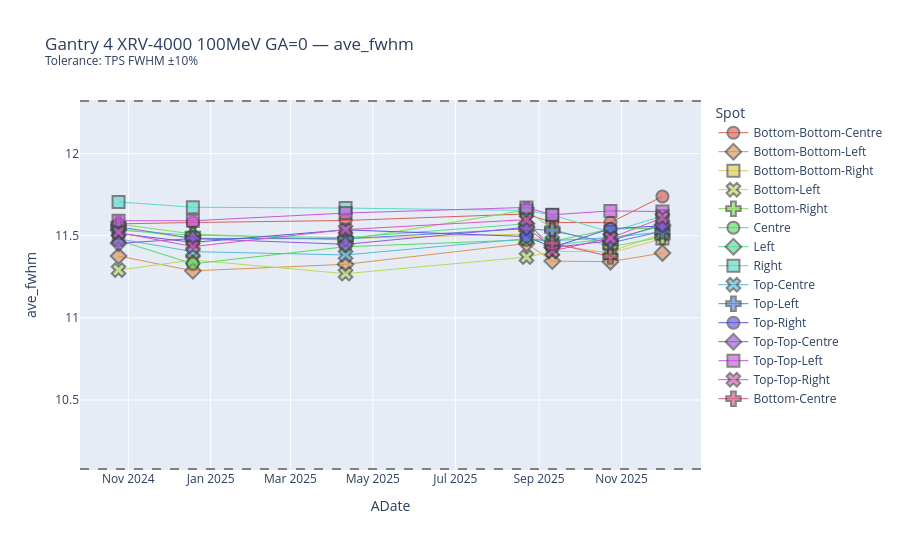

Notebook cell for this chart:
### Markdown cell above
## ----- Plot 2: Average
Same function just plotting the average

### Code cell
plotly_fwhm_time_series(
    fwhm_df,
    gantry="Gantry 4",
    device="XRV-4000",
    energy=100,
    gantry_angle=0,
    n_months=24,
    fwhm_col="ave_fwhm",
    ref_df=ref_df,
    ref_source="TPS",
    tol_frac=0.10
)

### Figure 1 — Plotly figure (JSON) as saved in the notebook; plotly's stock layout.template omitted (floating-point values rounded to 4 significant figures)
{"data": [{"hovertemplate": "Spot=Bottom-Bottom-Centre<br>ADate=%{x}<br>ave_fwhm=%{y}<extra></extra>", "legendgroup": "Bottom-Bottom-Centre", "line": {"width": 1}, "marker": {"color": "#db5f57", "line": {"width": 2}, "opacity": 0.65, "size": 12, "symbol": "circle"}, "mode": "markers+lines", "name": "Bottom-Bottom-Centre", "orientation": "v", "showlegend": true, "type": "scatter", "x": ["2024-10-24T18:22:30.000000000", "2024-12-18T18:46:12.000000000", "2025-04-10T19:05:24.000000000", "2025-08-22T17:24:40.000000000", "2025-09-10T19:20:56.000000000", "2025-10-23T20:19:28.000000000", "2025-12-01T08:33:29.000000000"], "xaxis": "x", "y": [11.57, 11.58, 11.59, 11.63, 11.58, 11.58, 11.74], "yaxis": "y"}, {"hovertemplate": "Spot=Bottom-Bottom-Left<br>ADate=%{x}<br>ave_fwhm=%{y}<extra></extra>", "legendgroup": "Bottom-Bottom-Left", "line": {"width": 1}, "marker": {"color": "#db9457", "line": {"width": 2}, "opacity": 0.65, "size": 12, "symbol": "diamond"}, "mode": "markers+lines", "name": "Bottom-Bottom-Left", "orientation": "v", "showlegend": true, "type": "scatter", "x": ["2024-10-24T18:22:30.000000000", "2024-12-18T18:46:12.000000000", "2025-04-10T19:05:24.000000000", "2025-08-22T17:24:40.000000000", "2025-09-10T19:20:56.000000000", "2025-10-23T20:19:28.000000000", "2025-12-01T08:33:29.000000000"], "xaxis": "x", "y": [11.38, 11.29, 11.33, 11.45, 11.35, 11.34, 11.39], "yaxis": "y"}, {"hovertemplate": "Spot=Bottom-Bottom-Right<br>ADate=%{x}<br>ave_fwhm=%{y}<extra></extra>", "legendgroup": "Bottom-Bottom-Right", "line": {"width": 1}, "marker": {"color": "#dbc957", "line": {"width": 2}, "opacity": 0.65, "size": 12, "symbol": "square"}, "mode": "markers+lines", "name": "Bottom-Bottom-Right", "orientation": "v", "showlegend": true, "type": "scatter", "x": ["2024-10-24T18:22:30.000000000", "2024-12-18T18:46:12.000000000", "2025-04-10T19:05:24.000000000", "2025-08-22T17:24:40.000000000", "2025-09-10T19:20:56.000000000", "2025-10-23T20:19:28.000000000", "2025-12-01T08:33:29.000000000"], "xaxis": "x", "y": [11.54, 11.48, 11.48, 11.51, 11.45, 11.39, 11.48], "yaxis": "y"}, {"hovertemplate": "Spot=Bottom-Left<br>ADate=%{x}<br>ave_fwhm=%{y}<extra></extra>", "legendgroup": "Bottom-Left", "line": {"width": 1}, "marker": {"color": "#b9db57", "line": {"width": 2}, "opacity": 0.65, "size": 12, "symbol": "x"}, "mode": "markers+lines", "name": "Bottom-Left", "orientation": "v", "showlegend": true, "type": "scatter", "x": ["2024-10-24T18:22:30.000000000", "2024-12-18T18:46:12.000000000", "2025-04-10T19:05:24.000000000", "2025-08-22T17:24:40.000000000", "2025-09-10T19:20:56.000000000", "2025-10-23T20:19:28.000000000", "2025-12-01T08:33:29.000000000"], "xaxis": "x", "y": [11.29, 11.35, 11.27, 11.37, 11.4, 11.4, 11.51], "yaxis": "y"}, {"hovertemplate": "Spot=Bottom-Right<br>ADate=%{x}<br>ave_fwhm=%{y}<extra></extra>", "legendgroup": "Bottom-Right", "line": {"width": 1}, "marker": {"color": "#84db57", "line": {"width": 2}, "opacity": 0.65, "size": 12, "symbol": "cross"}, "mode": "markers+lines", "name": "Bottom-Right", "orientation": "v", "showlegend": true, "type": "scatter", "x": ["2024-10-24T18:22:30.000000000", "2024-12-18T18:46:12.000000000", "2025-04-10T19:05:24.000000000", "2025-08-22T17:24:40.000000000", "2025-09-10T19:20:56.000000000", "2025-10-23T20:19:28.000000000", "2025-12-01T08:33:29.000000000"], "xaxis": "x", "y": [11.57, 11.51, 11.47, 11.66, 11.54, 11.43, 11.49], "yaxis": "y"}, {"hovertemplate": "Spot=Centre<br>ADate=%{x}<br>ave_fwhm=%{y}<extra></extra>", "legendgroup": "Centre", "line": {"width": 1}, "marker": {"color": "#57db5f", "line": {"width": 2}, "opacity": 0.65, "size": 12, "symbol": "circle"}, "mode": "markers+lines", "name": "Centre", "orientation": "v", "showlegend": true, "type": "scatter", "x": ["2024-10-24T18:22:30.000000000", "2024-12-18T18:46:12.000000000", "2025-04-10T19:05:24.000000000", "2025-08-22T17:24:40.000000000", "2025-09-10T19:20:56.000000000", "2025-10-23T20:19:28.000000000", "2025-12-01T08:33:29.000000000"], "xaxis": "x", "y": [11.47, 11.33, 11.43, 11.47, 11.46, 11.54, 11.55], "yaxis": "y"}, {"hovertemplate": "Spot=Left<br>ADate=%{x}<br>ave_fwhm=%{y}<extra></extra>", "legendgroup": "Left", "line": {"width": 1}, "marker": {"color": "#57db94", "line": {"width": 2}, "opacity": 0.65, "size": 12, "symbol": "diamond"}, "mode": "markers+lines", "name": "Left", "orientation": "v", "showlegend": true, "type": "scatter", "x": ["2024-10-24T18:22:30.000000000", "2024-12-18T18:46:12.000000000", "2025-04-10T19:05:24.000000000", "2025-08-22T17:24:40.000000000", "2025-09-10T19:20:56.000000000", "2025-10-23T20:19:28.000000000", "2025-12-01T08:33:29.000000000"], "xaxis": "x", "y": [11.53, 11.5, 11.49, 11.57, 11.44, 11.48, 11.56], "yaxis": "y"}, {"hovertemplate": "Spot=Right<br>ADate=%{x}<br>ave_fwhm=%{y}<extra></extra>", "legendgroup": "Right", "line": {"width": 1}, "marker": {"color": "#57dbc9", "line": {"width": 2}, "opacity": 0.65, "size": 12, "symbol": "square"}, "mode": "markers+lines", "name": "Right", "orientation": "v", "showlegend": true, "type": "scatter", "x": ["2024-10-24T18:22:30.000000000", "2024-12-18T18:46:12.000000000", "2025-04-10T19:05:24.000000000", "2025-08-22T17:24:40.000000000", "2025-09-10T19:20:56.000000000", "2025-10-23T20:19:28.000000000", "2025-12-01T08:33:29.000000000"], "xaxis": "x", "y": [11.71, 11.67, 11.67, 11.65, 11.63, 11.52, 11.62], "yaxis": "y"}, {"hovertemplate": "Spot=Top-Centre<br>ADate=%{x}<br>ave_fwhm=%{y}<extra></extra>", "legendgroup": "Top-Centre", "line": {"width": 1}, "marker": {"color": "#57b9db", "line": {"width": 2}, "opacity": 0.65, "size": 12, "symbol": "x"}, "mode": "markers+lines", "name": "Top-Centre", "orientation": "v", "showlegend": true, "type": "scatter", "x": ["2024-10-24T18:22:30.000000000", "2024-12-18T18:46:12.000000000", "2025-04-10T19:05:24.000000000", "2025-08-22T17:24:40.000000000", "2025-09-10T19:20:56.000000000", "2025-10-23T20:19:28.000000000", "2025-12-01T08:33:29.000000000"], "xaxis": "x", "y": [11.48, 11.4, 11.38, 11.48, 11.47, 11.49, 11.52], "yaxis": "y"}, {"hovertemplate": "Spot=Top-Left<br>ADate=%{x}<br>ave_fwhm=%{y}<extra></extra>", "legendgroup": "Top-Left", "line": {"width": 1}, "marker": {"color": "#5784db", "line": {"width": 2}, "opacity": 0.65, "size": 12, "symbol": "cross"}, "mode": "markers+lines", "name": "Top-Left", "orientation": "v", "showlegend": true, "type": "scatter", "x": ["2024-10-24T18:22:30.000000000", "2024-12-18T18:46:12.000000000", "2025-04-10T19:05:24.000000000", "2025-08-22T17:24:40.000000000", "2025-09-10T19:20:56.000000000", "2025-10-23T20:19:28.000000000", "2025-12-01T08:33:29.000000000"], "xaxis": "x", "y": [11.55, 11.48, 11.48, 11.54, 11.53, 11.46, 11.53], "yaxis": "y"}, {"hovertemplate": "Spot=Top-Right<br>ADate=%{x}<br>ave_fwhm=%{y}<extra></extra>", "legendgroup": "Top-Right", "line": {"width": 1}, "marker": {"color": "#5f57db", "line": {"width": 2}, "opacity": 0.65, "size": 12, "symbol": "circle"}, "mode": "markers+lines", "name": "Top-Right", "orientation": "v", "showlegend": true, "type": "scatter", "x": ["2024-10-24T18:22:30.000000000", "2024-12-18T18:46:12.000000000", "2025-04-10T19:05:24.000000000", "2025-08-22T17:24:40.000000000", "2025-09-10T19:20:56.000000000", "2025-10-23T20:19:28.000000000", "2025-12-01T08:33:29.000000000"], "xaxis": "x", "y": [11.51, 11.46, 11.54, 11.5, 11.43, 11.54, 11.56], "yaxis": "y"}, {"hovertemplate": "Spot=Top-Top-Centre<br>ADate=%{x}<br>ave_fwhm=%{y}<extra></extra>", "legendgroup": "Top-Top-Centre", "line": {"width": 1}, "marker": {"color": "#9457db", "line": {"width": 2}, "opacity": 0.65, "size": 12, "symbol": "diamond"}, "mode": "markers+lines", "name": "Top-Top-Centre", "orientation": "v", "showlegend": true, "type": "scatter", "x": ["2024-10-24T18:22:30.000000000", "2024-12-18T18:46:12.000000000", "2025-04-10T19:05:24.000000000", "2025-08-22T17:24:40.000000000", "2025-09-10T19:20:56.000000000", "2025-10-23T20:19:28.000000000", "2025-12-01T08:33:29.000000000"], "xaxis": "x", "y": [11.45, 11.48, 11.45, 11.55, 11.43, 11.47, 11.57], "yaxis": "y"}, {"hovertemplate": "Spot=Top-Top-Left<br>ADate=%{x}<br>ave_fwhm=%{y}<extra></extra>", "legendgroup": "Top-Top-Left", "line": {"width": 1}, "marker": {"color": "#c957db", "line": {"width": 2}, "opacity": 0.65, "size": 12, "symbol": "square"}, "mode": "markers+lines", "name": "Top-Top-Left", "orientation": "v", "showlegend": true, "type": "scatter", "x": ["2024-10-24T18:22:30.000000000", "2024-12-18T18:46:12.000000000", "2025-04-10T19:05:24.000000000", "2025-08-22T17:24:40.000000000", "2025-09-10T19:20:56.000000000", "2025-10-23T20:19:28.000000000", "2025-12-01T08:33:29.000000000"], "xaxis": "x", "y": [11.59, 11.59, 11.64, 11.67, 11.63, 11.65, 11.65], "yaxis": "y"}, {"hovertemplate": "Spot=Top-Top-Right<br>ADate=%{x}<br>ave_fwhm=%{y}<extra></extra>", "legendgroup": "Top-Top-Right", "line": {"width": 1}, "marker": {"color": "#db57b9", "line": {"width": 2}, "opacity": 0.65, "size": 12, "symbol": "x"}, "mode": "markers+lines", "name": "Top-Top-Right", "orientation": "v", "showlegend": true, "type": "scatter", "x": ["2024-10-24T18:22:30.000000000", "2024-12-18T18:46:12.000000000", "2025-04-10T19:05:24.000000000", "2025-08-22T17:24:40.000000000", "2025-09-10T19:20:56.000000000", "2025-10-23T20:19:28.000000000", "2025-12-01T08:33:29.000000000"], "xaxis": "x", "y": [11.52, 11.43, 11.54, 11.6, 11.41, 11.49, 11.61], "yaxis": "y"}, {"hovertemplate": "Spot=Bottom-Centre<br>ADate=%{x}<br>ave_fwhm=%{y}<extra></extra>", "legendgroup": "Bottom-Centre", "line": {"width": 1}, "marker": {"color": "#db5784", "line": {"width": 2}, "opacity": 0.65, "size": 12, "symbol": "cross"}, "mode": "markers+lines", "name": "Bottom-Centre", "orientation": "v", "showlegend": true, "type": "scatter", "x": ["2025-09-10T19:20:56.000000000", "2025-10-23T20:19:28.000000000"], "xaxis": "x", "y": [11.46, 11.37], "yaxis": "y"}], "layout": {"height": 550, "legend": {"title": {"text": "Spot"}, "tracegroupgap": 0}, "shapes": [{"line": {"color": "grey", "dash": "dash", "width": 2}, "type": "line", "x0": 0, "x1": 1, "xref": "x domain", "y0": 12.32, "y1": 12.32, "yref": "y"}, {"line": {"color": "grey", "dash": "dash", "width": 2}, "type": "line", "x0": 0, "x1": 1, "xref": "x domain", "y0": 10.08, "y1": 10.08, "yref": "y"}], "title": {"text": "Gantry 4 XRV-4000 100MeV GA=0 — ave_fwhm<br><sup>Tolerance: TPS FWHM ±10%</sup>"}, "xaxis": {"anchor": "y", "domain": [0, 1], "title": {"text": "ADate"}}, "yaxis": {"anchor": "x", "domain": [0, 1], "title": {"text": "ave_fwhm"}}}}
